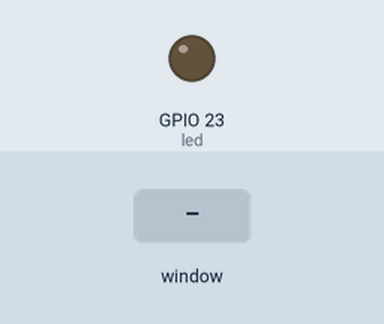
This program was run on a simulated Raspberry Pi (BCM pin numbers). On the bench: output pins drawn as LEDs (lit = HIGH). The test bench sets the inputs (shaded band). The desktop window is not drawn, its controls go by their first labels and the mouse button is held 0.15 s.

Above: at 1.2 s.
1.3 s: control labelled "Toggle LED" in the window clicked
At 2.3 s:
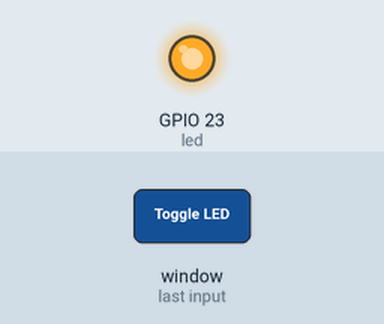
Timing chart, 0 to 4.3 s (numbered marks = the images above; inputs shaded):
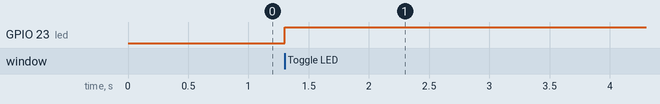

Measured:
- after the input at 1.3 s, GPIO 23 (led): LOW → HIGH at once

The program:

Toggle_Task2.py
```python
from PyQt5 import QtCore, QtGui, QtWidgets
import RPi.GPIO as GPIO
from gpiozero import LED

GPIO.setmode(GPIO.BCM)
led = LED(23)

def ledToggle():
    if led.is_lit:
        led.off()
    else:
        led.on()
class Ui_MainWindow(object):
    def setupUi(self, MainWindow):
        MainWindow.setObjectName("MainWindow")
        MainWindow.resize(615, 310)
        self.centralwidget = QtWidgets.QWidget(MainWindow)
        self.centralwidget.setObjectName("centralwidget")
        self.pushButton = QtWidgets.QPushButton(self.centralwidget)
        self.pushButton.setGeometry(QtCore.QRect(70, 50, 171, 151))
        font = QtGui.QFont()
        font.setPointSize(18)
        self.pushButton.setFont(font)
        self.pushButton.setObjectName("pushButton")

        MainWindow.setCentralWidget(self.centralwidget)
        self.statusbar = QtWidgets.QStatusBar(MainWindow)
        self.statusbar.setObjectName("statusbar")
        MainWindow.setStatusBar(self.statusbar)
        self.retranslateUi(MainWindow)
        QtCore.QMetaObject.connectSlotsByName(MainWindow)

    def retranslateUi(self, MainWindow):
        _translate = QtCore.QCoreApplication.translate
        MainWindow.setWindowTitle(_translate("MainWindow", "MainWindow"))
        self.pushButton.setText(_translate("MainWindow", "Toggle LED"))
        self.pushButton.clicked.connect(ledToggle)

import sys
app = QtWidgets.QApplication(sys.argv)
MainWindow = QtWidgets.QMainWindow()
ui = Ui_MainWindow()
ui.setupUi(MainWindow)
MainWindow.show()
sys.exit(app.exec_())
```
